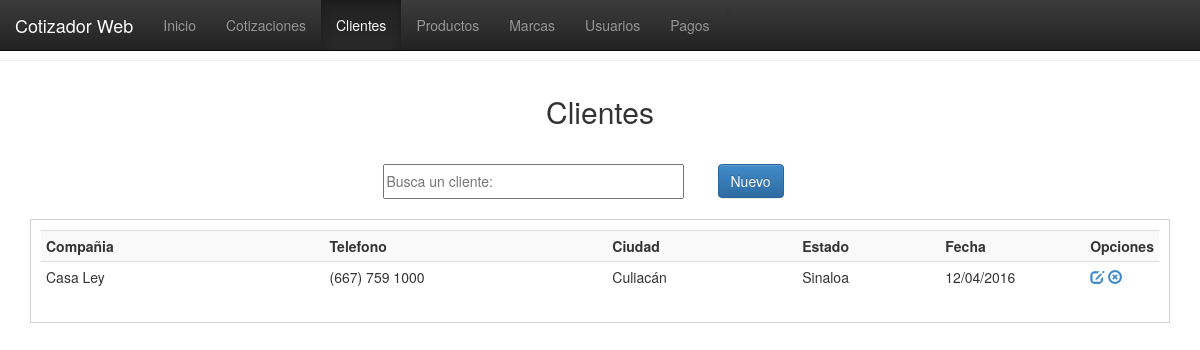
/vistas/clientes.php, run on an earlier commit of the app's database.
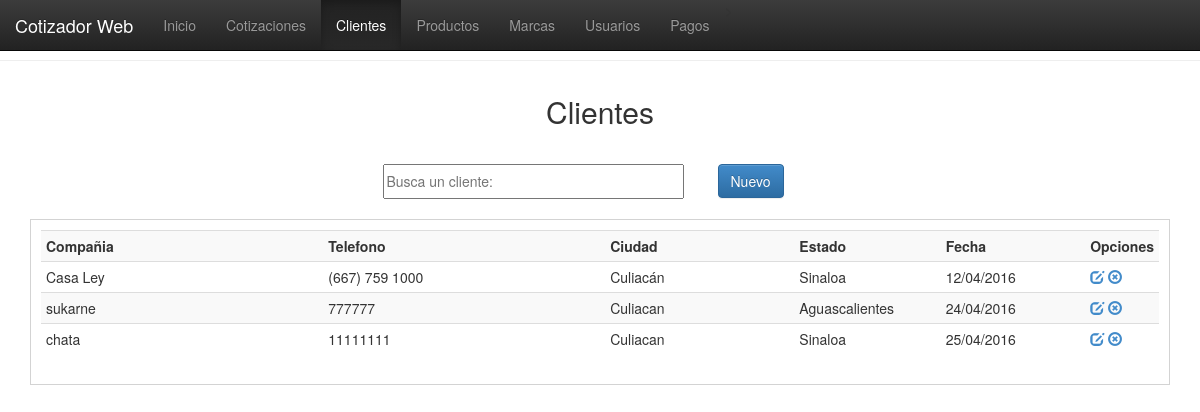
And on a later commit of the database.
### tables this page shows
CREATE TABLE `clientes` (
  `id_cte` int(11) NOT NULL,
  `comp_cte` varchar(100) NOT NULL,
  `nombcomer_cte` varchar(100) NOT NULL,
  `tel_cte` varchar(50) NOT NULL,
  `dir_cte` varchar(100) NOT NULL,
  `ciud_cte` varchar(100) NOT NULL,
  `edo_cte` varchar(100) NOT NULL,
  `fecha_cte` date NOT NULL
);

### php/conexion.php (called while the page is built, shortened)
<?php
function fechaNormal($fecha){
		$nfecha = date('d/m/Y',strtotime($fecha));
		return $nfecha;
}
?>

### vistas/clientes.php (the view, shortened to what this page needs)
<!DOCTYPE html>
<html>
<head>
<link href="../css/estilo.css" rel="stylesheet">
<link href="../bootstrap/css/bootstrap.css" rel="stylesheet">
<link href="../bootstrap/css/bootstrap.min.css" rel="stylesheet">
<link href="../bootstrap/css/bootstrap-theme.css" rel="stylesheet">
<link href="../bootstrap/css/bootstrap-theme.min.css" rel="stylesheet">
</head>
<body>
  <nav class="navbar navbar-inverse navbar-fixed-top">
    <div class="container-fluid">
      <div class="navbar-header">
        <a class="navbar-brand" href="#">Cotizador Web</a>
      </div>
      <div class="collapse navbar-collapse" id="myNavbar">
        <ul class="nav navbar-nav">
          <li><a href="index.php">Inicio</a></li>>
          <li><a href="cotizaciones.php">Cotizaciones</a></li>
          <li class="active"><a href="clientes.php">Clientes</a></li>
          <li><a href="productos.php">Productos</a></li>
          <li><a href="marcas.php">Marcas</a></li>
          <li><a href="usuarios.php">Usuarios</a></li>
          <li><a href="pagos.php">Pagos</a></li>
        </ul>
      </div>
    </div>
  </nav>
  <br><br><hr>
    <header>Clientes</header>
    <section>
    <table border="0" align="center">
    	<tr>
        	<td width="335"><input type="text" placeholder="Busca un cliente:" id="bs-cte"/></td>
            <td width="100"><button id="nuevo-cliente" class="btn btn-primary">Nuevo</button></td>
        </tr>
    </table>
    </section>
    <div class="registros" id="agrega-registros-cte">
        <table class="table table-striped table-condensed table-hover">
            <tr>
                <th width="300">Compañia</th>
                <th width="300">Telefono</th>
                <th width="200">Ciudad</th>
                <th width="150">Estado</th>
                <th width="150">Fecha</th>
                <th width="50">Opciones</th>
            </tr>
        <?php
            include('../php/conexion.php');
            $registro = mysql_query("SELECT * FROM clientes");
            while($registro2 = mysql_fetch_array($registro)){
                echo '<tr>
                        <td>'.$registro2['nombcomer_cte'].'</td>
                        <td>'.$registro2['tel_cte'].'</td>
                        <td>'.$registro2['ciud_cte'].'</td>
                        <td>'.$registro2['edo_cte'].'</td>
                        <td>'.fechaNormal($registro2['fecha_cte']).'</td>
                        <td>
                            <a href="javascript:editarCliente('.$registro2['id_cte'].');" class="glyphicon glyphicon-edit"></a>
                            <a href="javascript:eliminarCliente('.$registro2['id_cte'].');" class="glyphicon glyphicon-remove-circle"></a>
                        </td>
                    </tr>';
            }
        ?>
        </table>
    </div>
</body>
</html>

### css/estilo.css (style rules this page uses)
body { margin:0px; font-family:"Trebuchet MS", Arial, Helvetica, sans-serif; min-width:1000px; }
header { margin:auto; padding:10px; font-size:30px; width:500px; text-align:center; margin-top:20px; }
section { margin-top:20px; }
section table tr td input { width:90%; height:35px; outline:none; font-size:14px; }
.registros { margin:auto; width:95%; margin-top:20px; border:1px solid #D3D3D3; height:auto; padding:10px; }

What changed in the data, as far as the page shows it:
added clientes: nombcomer_cte "sukarne", tel_cte "777777", ciud_cte "Culiacan", edo_cte "Aguascalientes", fecha_cte "24/04/2016"
added clientes: nombcomer_cte "chata", tel_cte "11111111", ciud_cte "Culiacan", edo_cte "Sinaloa", fecha_cte "25/04/2016"
